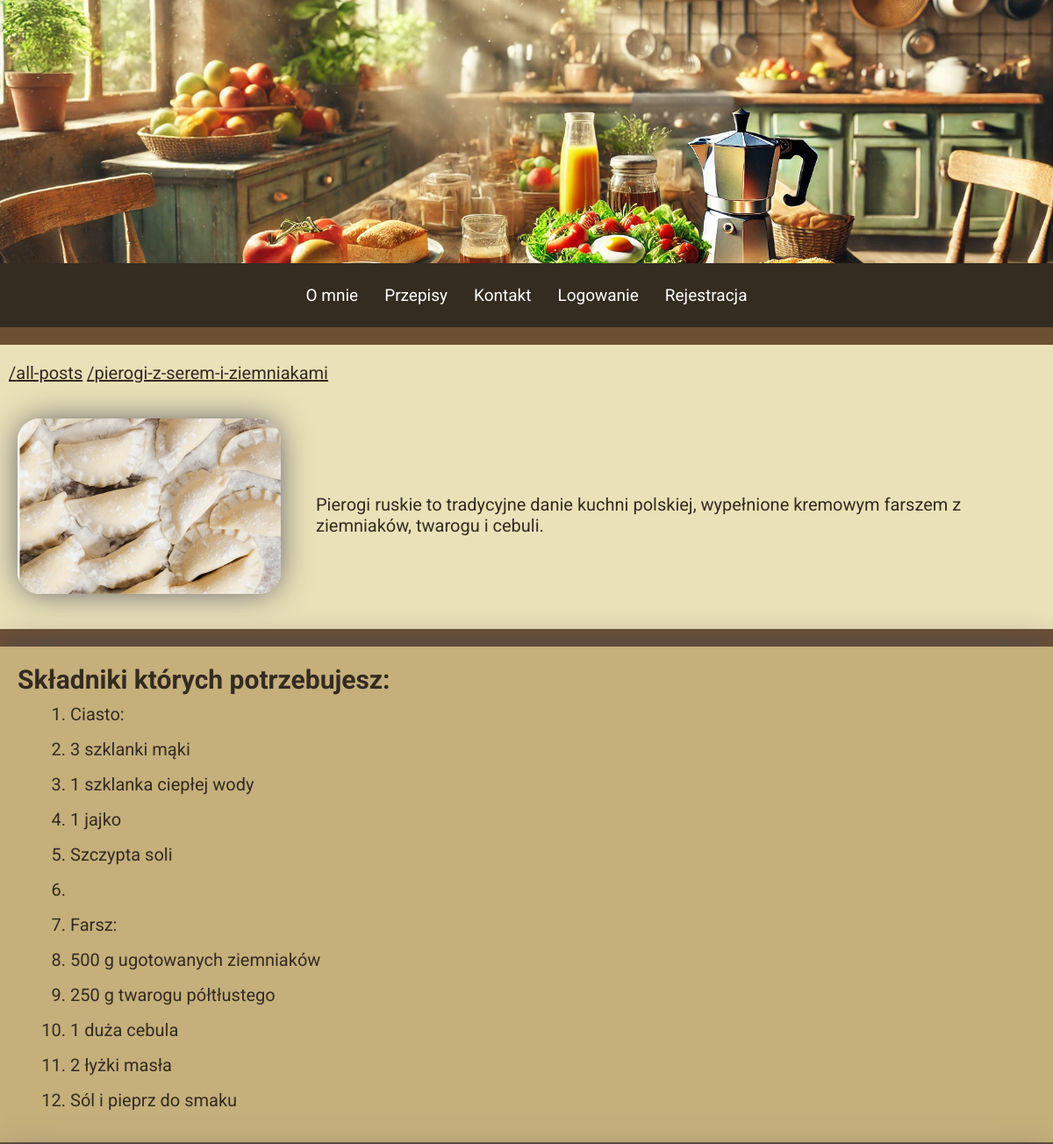
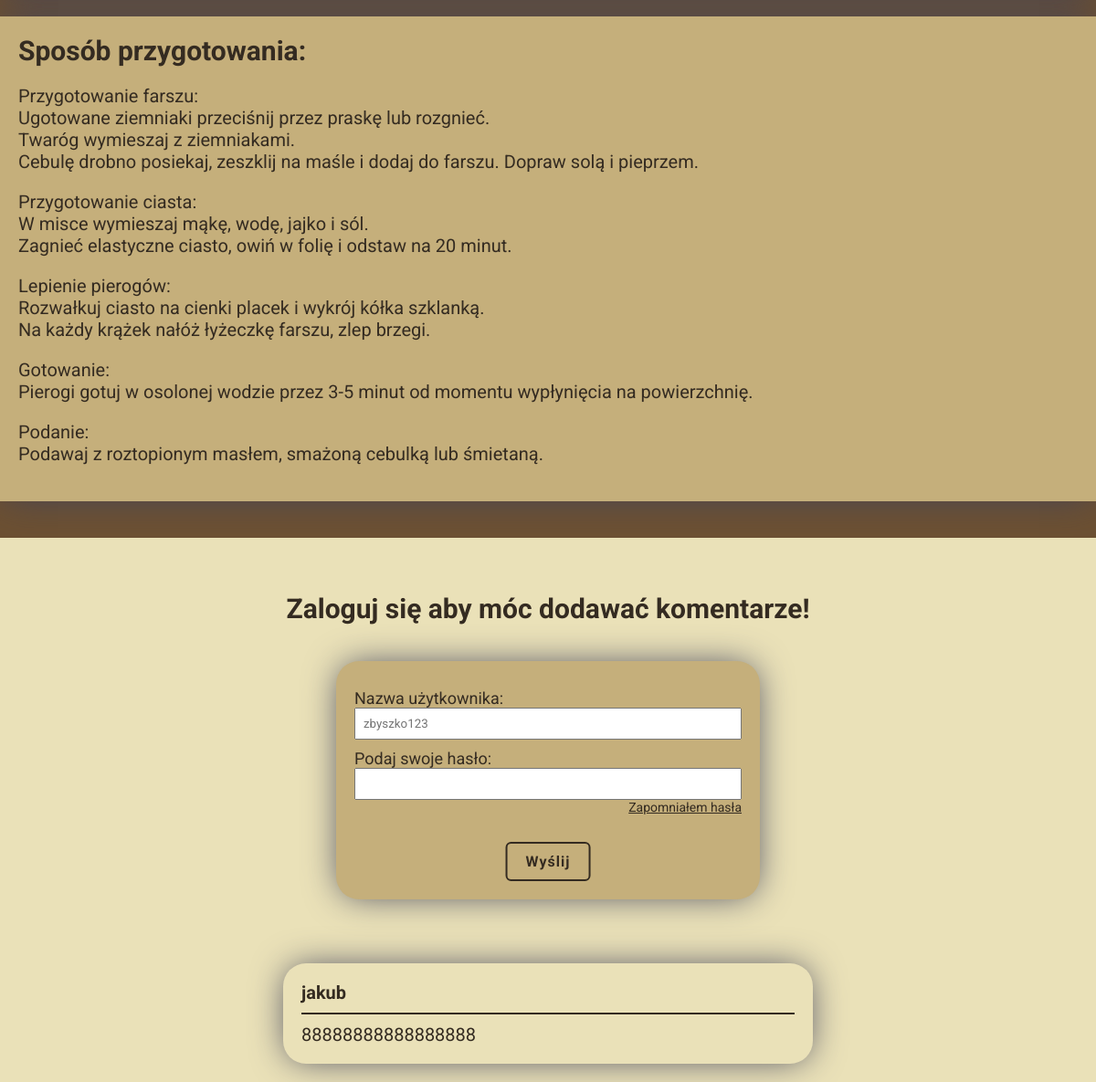
Page /all-posts/pierogi-z-serem-i-ziemniakami on the committed database (2 pictures, top to bottom).
### blog/models.py (models this page shows, shortened)
class PostModel(models.Model):
    title = models.CharField(max_length=150, verbose_name="Tytuł:")
    author = models.ForeignKey(
        CustomUserModel, verbose_name=("Autor:"), on_delete=models.CASCADE)
    slug = models.SlugField(primary_key=True)
    date = models.DateField(auto_now_add=True, verbose_name="Data:")
    excerpt = models.TextField(verbose_name="skrót", validators=[
                               MinLengthValidator, MaxLengthValidator(250)])
    ingredients = models.TextField(
        validators=[MinLengthValidator(5)], verbose_name="Składniki:", null=True)
    prepare = models.TextField(
        validators=[MinLengthValidator(5)], verbose_name="Sposób przygotowania:", null=True)
    image = models.ImageField(upload_to="dishes")
    tags = models.ManyToManyField(TagModel, verbose_name=("Tag:"))
    class Meta:
        verbose_name_plural = "Posty"

class UserCommentModel(models.Model):
    user = models.ForeignKey(
        CustomUserModel, verbose_name="Użytkownik:", on_delete=models.CASCADE)
    content = models.TextField(verbose_name="Treść:", null=False)
    post = models.ForeignKey(
        PostModel, verbose_name="Post:", on_delete=models.CASCADE, related_name="comments")
    class Meta:
        verbose_name_plural = "Komentarze"

class CustomUserModel(AbstractUser):
    username = models.CharField(
        verbose_name="Nazwa użytkownika", max_length=50, unique=True)
    email = models.EmailField(max_length=254)
    is_verficated = models.BooleanField(default=False)
    is_staff = models.BooleanField(default=False, verbose_name="Personel:")
    is_superuser = models.BooleanField(default=False,)
    objects = CustomUserManager()
    USERNAME_FIELD = "username"
    REQUIRED_FIELDS = ["email"]

### blog/views.py (the view)
# urls.py: path("all-posts/<slug:slug>", views.PostView.as_view(), name="post"),
class PostView(DetailView):
    model = PostModel
    context_object_name = "post"
    template_name = "blog/post_detail.html"
    login_form = LoginUserForm()
    comment_form = UserCommentForm()
    def breadcrubs_generator(self, path):
        home_url = reverse("main_page")
        path_splited = path.strip("/").split("/")
        paths = {}
        pre_path = ""
        for path in path_splited:
            pre_path += f"/{path}"
            paths[path] = pre_path
        return paths
    def get_context_data(self, **kwargs):
        context = super().get_context_data(**kwargs)
        context["ingredients"] = self.object.ingredients.split("\n")
        context["breadcrumbs"] = self.breadcrubs_generator(self.request.path)
        context["comments"] = self.object.comments.all().order_by("-pk")
        login_form_data = self.request.session.pop("login_form_data", None)
        if login_form_data:
            self.login_form = LoginUserForm(login_form_data)
        if self.request.user.is_authenticated:
            comment_form_data = self.request.session.pop(
                "comment_form_data", None)
            if comment_form_data:
                self.comment_form = UserCommentForm(comment_form_data)
            context["form"] = self.comment_form
        else:
            context["form"] = self.login_form
        return context

### blog/forms.py (shortened to what this page needs)
class LoginUserForm(forms.Form):
    username = forms.CharField(max_length=70, required=True, label="Nazwa użytkownika:", widget=forms.TextInput(attrs={
                               "placeholder": "zbyszko123"}))
    password = forms.CharField(label="Podaj swoje hasło:",
                               widget=forms.PasswordInput, required=True)

### blog/templates/blog/post_detail.html (shortened to what this page needs)
{% extends "base.html" %}
{% load static %}
{% block style %}
    <link rel="stylesheet" href="{% static "blog/includes/forms.css" %}">
    <link rel="stylesheet" href="{% static "blog/post.css" %}">
    <link rel="stylesheet" href="{% static "blog/includes/forms.css" %}">
{% endblock  %}
{% block content %}
    <section class="breadcrumbs">
        {% for name,value in breadcrumbs.items  %}
            <a href="{{value}}">/{{name}}</a>
        {% endfor %}
    </section>
    <section class="head_post">
            <img src="{{post.image.url}}" alt="{{post.title}}">
            <p>{{post.excerpt}}</p>
    </section>
    <section class="post_body">
        <div class="ingredients">
            <h2>Składniki których potrzebujesz:</h2>
            <ol>
                {% for ingredient in ingredients  %}
                        <li>{{ingredient}}</li>
                {% endfor %}
            </ol>
        </div>
        <div class="recipe">
            <h2>Sposób przygotowania:</h2>
            <p> {{post.prepare|linebreaks}}</p>
        </div>
    </section>
    <section class="comment-section ">
        {% if user.is_authenticated %}
            <div class="form">
                <h3>Zostaw komentarz!</h3>
                {% if messages %}
                <ul class="messages">
                    {% for message in messages %}
                        <li>{{ message }}</li>
                    {% endfor %}
                </ul>
                {% endif %}
                <form action="{% url "comment" %}" method="POST">
                    {% csrf_token %}
                    <input type="hidden" name="next" value={{request.path}}>
                    <input type="hidden" name="post_slug" value={{post.slug}}>
                    <div class="form-field">
                        <input type="text" name="username" value="{{ user.username }}" readonly>
                    </div>
                    <div class="form-field">
                        {{form.content.label_tag}}
                        {{form.content}}
                        {{form.content.errors}}
                    </div>
                    <button class="btn">Zapisz</button>
                </form>
            </div>
        {% else %}
            <h2>Zaloguj się aby móc dodawać komentarze!</h2>
            {% include "blog/includes/login-form.html" %}
        {% endif %}
        <div class="comments">
            {% for comment in comments%}
                <div class="comment">
                    <p class="user-name">{{comment.user}}</p>
                    <p class="comment-content">{{comment.content}}</p>
                </div>
            {% endfor %}
        </div>
    </section>
{% endblock  %}

### static/base.css (style rules this page uses)
:root { --primary-color: #EAE1B8; --secondary-color: #C5AF7B; --buttons-color: #9C7D4F; --text-color: #342B21; --second-text-color: #6C5032; --box-shadow: 0px 0px 38px -5px rgba(66, 68, 90, 1); }
* { box-sizing: border-box; margin: 0; padding: 0; font-family: "Roboto", serif; color: var(--text-color); }
body { background-color: var(--second-text-color); }
@media (min-width:400px) { html { font-size: 20px; } }
.comment { margin-top: 3.5rem; padding: 1rem; border-radius: 25px; position: relative; -webkit-box-shadow: var(--box-shadow); -moz-box-shadow: var(--box-shadow); box-shadow: var(--box-shadow); }
.comment .user-name { display: block; font-weight: bold; margin-bottom: .5rem; }
.comment .user-name::after { content: ""; display: block; height: 2px; margin: .5rem 0; background-color: var(--text-color); }
@media (min-width: 425px) { .comments { width: 80%; margin: 0 auto; } }
@media (min-width:725px) { .comments { width: 60%; } }
@media (min-width: 1200px) { .comments { width: 50%; } }

### blog/static/blog/includes/forms.css (style rules this page uses)
.form label { font-size: .9rem; }
.form input, .form textarea { padding: .4rem; }

### blog/static/blog/post.css (style rules this page uses)
.breadcrumbs { padding: 1rem .5rem; margin-top: 1rem; background-color: var(--primary-color); }
.head_post { margin-bottom: 1rem; padding: 1rem; background-color: var(--primary-color); }
.head_post::after { content: ""; clear: both; display: table; }
.head_post img, .ingredients, .recipe { -webkit-box-shadow: var(--box-shadow); -moz-box-shadow: var(--box-shadow); box-shadow: var(--box-shadow); }
.head_post img { float: left; width: 9rem; border-radius: 25px; margin-right: 1rem; margin-bottom: 1rem; }
.head_post P { margin-left: 1rem; }
.ingredients { background-color: var(--secondary-color); margin-bottom: 1rem; padding: 1rem; }
.ingredients ol { margin-left: 2rem; }
.ingredients li { margin-bottom: .5rem; }
.post_body h2 { margin-bottom: .5rem; }
.recipe { background-color: var(--secondary-color); padding: 1rem; margin-bottom: 2rem; }
.recipe p { margin: 1rem 0; }
.comment-section { padding: 1rem; background-color: var(--primary-color); }
.comment-section h2 { text-align: center; margin: 2rem; }
.comment { position: relative; }
@media (min-width:725px) { .head_post img { float: none; width: 15rem; } }
@media (min-width:725px) { .head_post { display: flex; align-items: center; } }
@media (min-width:725px) { .ingredients ol { margin-left: 3rem; } }
@media (min-width:725px) { .ingredients li { margin-bottom: .8rem; } }
@media (min-width:725px) { .comments { width: 60%; } }
@media (min-width: 1200px) { .comments { width: 50%; } }

### rows in the picture
PostModel: image (picture), excerpt "Pierogi ruskie to tradycyjne danie kuchni polskiej, wypełnione kremowym farszem z ziemniaków, twarogu i cebuli.", prepare "Przygotowanie farszu: Ugotowane ziemniaki przeciśnij przez praskę lub rozgnieć. Twaróg wymieszaj z ziemniakami. Cebulę drobno posiekaj, zeszklij na maśle i dodaj do farszu. Dopraw solą i pieprzem. Przygotowanie ciasta: W misce wymieszaj mąkę, wodę, jajko i sól. Zagnieć elastyczne ciasto, owiń w folię i odstaw na 20 minut. Lepienie pierogów: Rozwałkuj ciasto na cienki placek i wykrój kółka szklanką. Na każdy krążek nałóż łyżeczkę farszu, zlep brzegi. Gotowanie: Pierogi gotuj w osolonej wodzie przez 3-5 minut od momentu wypłynięcia na powierzchnię. Podanie: Podawaj z roztopionym masłem, smażoną cebulką lub śmietaną."
UserCommentModel: user "jakub", content "88888888888888888"

### other values in the picture
{{ name }} "all-posts" "pierogi-z-serem-i-ziemniakami"
{{ ingredient }} "Ciasto:" "3 szklanki mąki" "1 szklanka ciepłej wody" "1 jajko" "Szczypta soli" "Farsz:" "500 g ugotowanych ziemniaków" "250 g twarogu półtłustego" "1 duża cebula" "2 łyżki masła" "Sól i pieprz do smaku"
